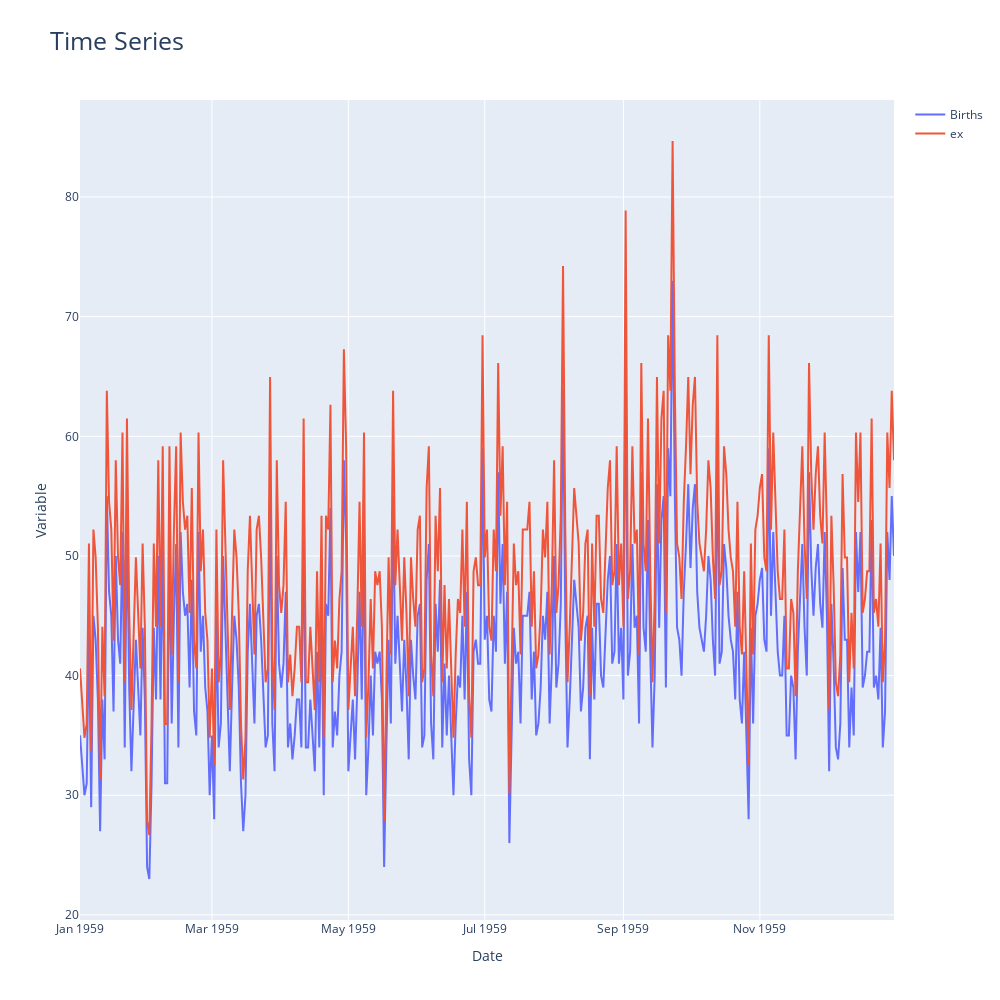

Notebook code cell kept with this figure:
### Markdown cell above
# Plot interactive time series

### Code cell
dd.plot_time_series(df, col=["Births","ex"], viz_backend="plotly" )

### Figure 1 — Plotly figure (JSON) as saved in the notebook; plotly's stock layout.template omitted (floating-point values rounded to 4 significant figures; data arrays with more than 128 entries replaced by an {"elided": "..."} marker saying what was removed)
{"data": [{"name": "Births", "type": "scatter", "x": {"elided": "365 str values"}, "y": {"elided": "365 int values"}}, {"name": "ex", "type": "scatter", "x": {"elided": "365 str values"}, "y": {"elided": "365 float values"}}], "layout": {"height": 1000, "title": {"font": {"size": 25}, "text": "Time Series"}, "width": 1000, "xaxis": {"autorange": true, "range": ["1959-01-01", "1959-12-31"], "showgrid": true, "ticks": "", "title": {"text": "Date"}, "type": "date"}, "yaxis": {"automargin": true, "autorange": true, "range": [19.57, 88.11], "showgrid": true, "ticks": "", "title": {"text": "Variable"}, "type": "linear"}}}
